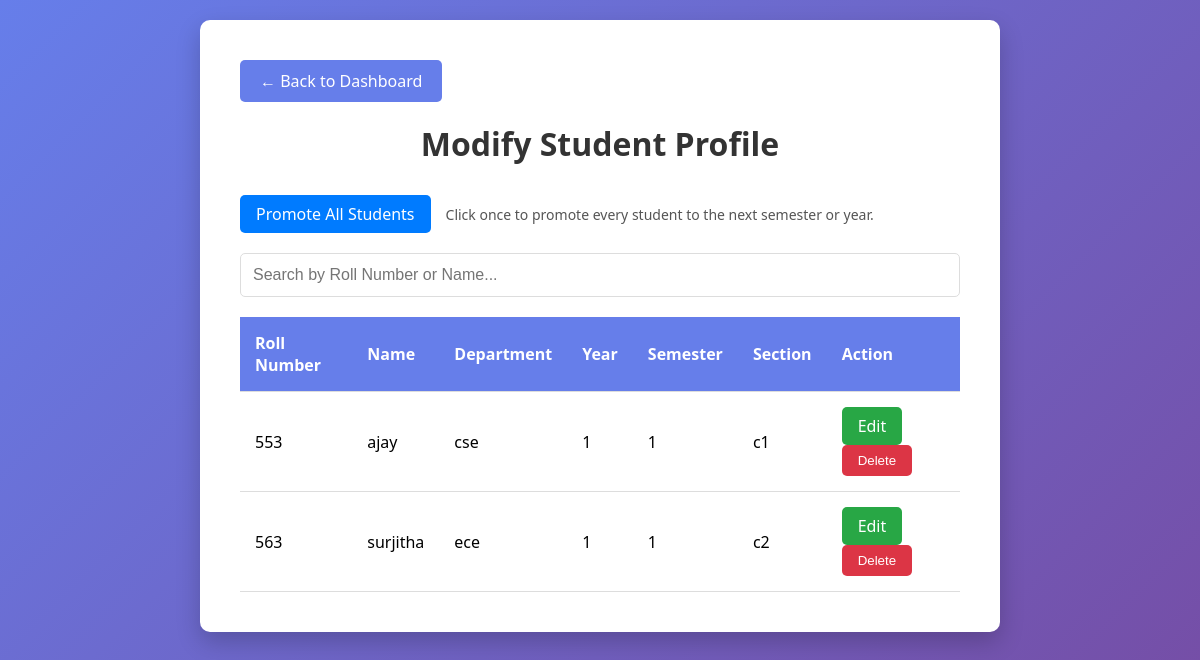
Page /modify_student (signed in) on the committed database.
### tables this page shows
CREATE TABLE students (

        id INTEGER PRIMARY KEY AUTOINCREMENT,

        roll_number TEXT UNIQUE,
        name TEXT,
        password TEXT,
        department TEXT,
        course_name TEXT,
        age INTEGER,
        section TEXT,
        father_name TEXT,
        father_phone TEXT,
        mother_name TEXT,
        mother_phone TEXT,
        phone TEXT,
        year INTEGER DEFAULT 1,
        semester INTEGER DEFAULT 1,
        address TEXT,
        photo_filename TEXT

    );

### app.py (the view)
@app.route("/modify_student")
def modify_student():
    if not session.get("admin"):
        return redirect("/admin")
    conn = sqlite3.connect("student.db")
    conn.row_factory = sqlite3.Row
    cursor = conn.cursor()
    cursor.execute("SELECT roll_number, name, department, year, semester, section FROM students ORDER BY roll_number")
    students = cursor.fetchall()
    conn.close()
    return render_template(
        "admin/modify_student.html",
        students=students
    )

### templates/admin/modify_student.html (shortened to what this page needs)
<!DOCTYPE html>
<html lang="en">
<head>
</head>
<body>
    <div class="container">
        <a href="/admin_dashboard" class="back-link">← Back to Dashboard</a>
        <h1>Modify Student Profile</h1>
        <div style="margin-bottom: 20px; display:flex; flex-wrap:wrap; gap:10px; align-items:center;">
            <a href="/promote_all_students" class="edit-btn" style="background:#007bff;">Promote All Students</a>
            <span style="color:#555; font-size:14px;">Click once to promote every student to the next semester or year.</span>
        </div>
        <div class="search-box">
            <input type="text" id="searchInput" placeholder="Search by Roll Number or Name...">
        </div>
        {% if students %}
        <table class="students-table">
            <thead>
                <tr>
                    <th>Roll Number</th>
                    <th>Name</th>
                    <th>Department</th>
                    <th>Year</th>
                    <th>Semester</th>
                    <th>Section</th>
                    <th>Action</th>
                </tr>
            </thead>
            <tbody id="studentList">
                {% for student in students %}
                <tr class="student-row" data-roll="{{ student['roll_number'] }}" data-name="{{ student['name'] }}">
                    <td>{{ student['roll_number'] }}</td>
                    <td>{{ student['name'] }}</td>
                    <td>{{ student['department'] }}</td>
                    <td>{{ student['year'] }}</td>
                    <td>{{ student['semester'] }}</td>
                    <td>{{ student['section'] }}</td>
                    <td>
                        <a href="/edit_student/{{ student['roll_number'] }}" class="edit-btn">Edit</a>
                        <button class="delete-btn" onclick="deleteStudent('{{ student['roll_number'] }}', '{{ student['name'] }}')">Delete</button>
                    </td>
                </tr>
                {% endfor %}
            </tbody>
        </table>
        {% else %}
        <div class="no-students">
            <p>❌ No students found in the database.</p>
        </div>
        {% endif %}
    </div>
</body>
</html>

### templates/admin/modify_student.html (style rules this page uses)
* { margin: 0; padding: 0; box-sizing: border-box; }
body { font-family: 'Segoe UI', Tahoma, Geneva, Verdana, sans-serif; background: linear-gradient(135deg, #667eea 0%, #764ba2 100%); min-height: 100vh; padding: 20px; }
.container { max-width: 800px; margin: 0 auto; background: white; padding: 40px; border-radius: 10px; box-shadow: 0 10px 25px rgba(0, 0, 0, 0.2); }
h1 { color: #333; margin-bottom: 30px; text-align: center; }
.back-link { display: inline-block; margin-bottom: 20px; padding: 10px 20px; background: #667eea; color: white; text-decoration: none; border-radius: 5px; transition: background 0.3s; }
.students-table { width: 100%; border-collapse: collapse; margin-top: 20px; }
.students-table thead { background: #667eea; color: white; }
.students-table th, .students-table td { padding: 15px; text-align: left; border-bottom: 1px solid #ddd; }
.edit-btn { display: inline-block; padding: 8px 16px; background: #28a745; color: white; text-decoration: none; border-radius: 5px; transition: background 0.3s; margin-right: 5px; }
.delete-btn { display: inline-block; padding: 8px 16px; background: #dc3545; color: white; text-decoration: none; border-radius: 5px; transition: background 0.3s; border: none; cursor: pointer; }
.search-box { margin-bottom: 20px; }
.search-box input { width: 100%; padding: 12px; border: 1px solid #ddd; border-radius: 5px; font-size: 16px; }

### rows in the picture
students: roll_number "553", name "ajay", department "cse", year "1", semester "1", section "c1"
students: roll_number "563", name "surjitha", department "ece", year "1", semester "1", section "c2"
